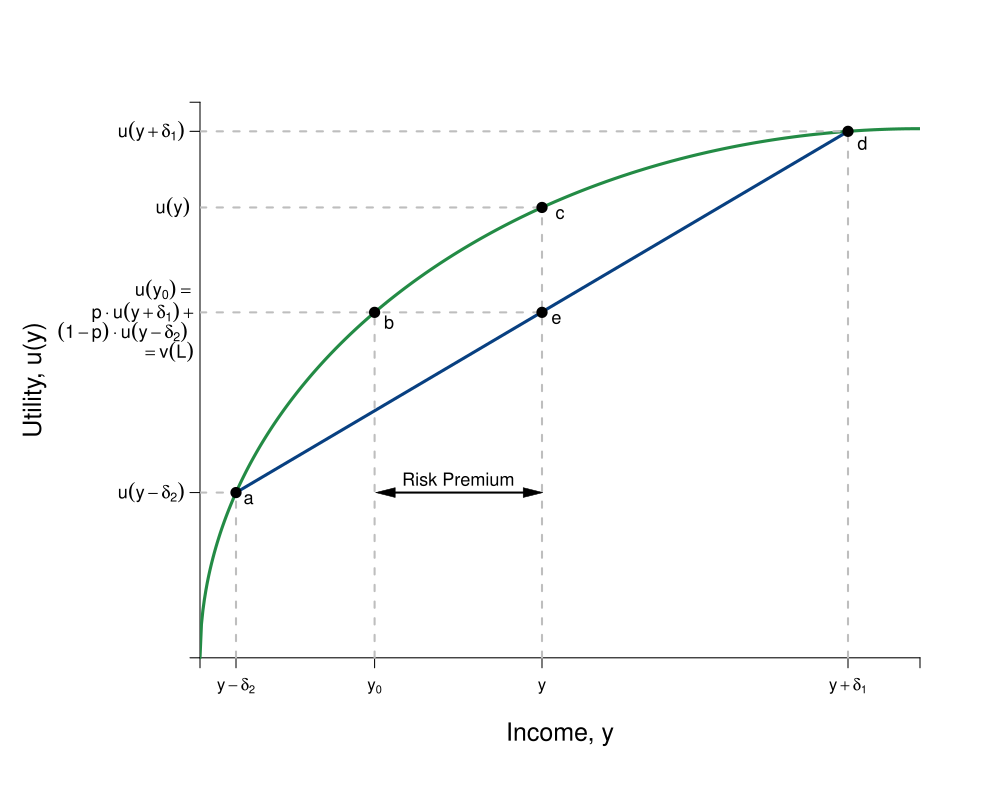

Here is the R script that generated this plot:
#Graph Designer(s): Simon Halliday, Riley Boeth '17, Scott Cohn
#Authors: Bowles and Halliday
#Title: Coordination, Conflict and Competition: A Text in Microeconomics

library(shape)
pdf(file = "risk/risk_averse_u_fair.pdf", width = 10, height = 8)

# Set parameters for graphics
axislabelsize <- 1.8
labelsize <- 1.5
namesize <- 1.8
annotatesize <- 1.5
graphlinewidth <- 2
segmentlinewidth <- 1.5

COL <- c("#7fc97f", "#beaed4", "#fdc086", "#ffff99", "#386cb0", "#f0027f", "#bf5b17", "#666666")
COLA <- c("#e0f3db", "#99d8c9","#66c2a4","#41ae76", "#238b45", "#005824")
COLB <- c("#c6dbef", "#4eb3d3", "#2b8cbe", "#0868ac","#084081")
COLC <- c("#fcfbfd", "#efedf5", "#dadaeb", "#bcbddc", "#9e9ac8", "#807dba", "#6a51a3", "#54278f", "#3f007d")
grays <- gray.colors(25, start = 1, end = 0)

#Edited the margins to cater for the larger LHS labels
par(mar =  c(5, 12, 1, 1))

#Concave utility of wealth function

ConcaveU <- function(x){
  (1600 - (x - 40)^2)^(1/2)
}

#Add limits on axes and levels of utility for each indifference curve
ylims <- c(0, 42)
xlims <- c(0, 40)

npts <- 501 
x <- seq(xlims[1], xlims[2], length.out = npts)
y <- seq(ylims[1], ylims[2], length.out = npts) 

plot(0, 0, xlim = xlims, ylim = ylims, type = "n",
     xlab = expression(paste("")),
     ylab = expression(paste("")), 
     xaxt = "n", 
     yaxt = "n", 
     cex.lab = axislabelsize, 
     bty = "n", 
     xaxs = "i" 
     #yaxs="i"
)

#x and y limits with plain axes without ticks/numbers to match previous graph

ticksy <- c(0, ConcaveU(2), ConcaveU(36), ylims[2])
ylabels <- c(NA, NA, NA, ylims[2])
ticksx <- c(0, 2, 9.7, 19, 36, xlims[2])
xlabels <- c(NA, expression(paste(y - delta[2])), expression(paste(y[0])), expression(paste(y)), expression(paste(y + delta[1])), NA)

axis(1,at = ticksx,  pos = 0, labels = xlabels, cex.axis = labelsize)
axis(2,at = ticksy,  pos = 0, labels = FALSE, las = 1, cex.axis = labelsize)

npts <- 500 
xx1 <- seq(xlims[1], xlims[2], length.out = npts)
xx2 <- seq(0, xlims[2], length.out = npts)
xx3 <- seq(xlims[1], 0, length.out = npts)
xx4 <- seq(-11, 0, length.out = npts)

#Axis labels and draw linear utility function
mtext(expression(paste("Income, y")), side = 1, line = 2.5, cex = axislabelsize)
text(-10, 0.5*ylims[2], expression(paste("Utility, u(y)")), xpd = TRUE, cex = axislabelsize, srt = 90) 

lines(xx1, ConcaveU(xx1), col = COLA[5], lwd = graphlinewidth)

#Add line from pt a to pt c

segments(2, ConcaveU(2), 36, ConcaveU(36), lty = 1, col = COLB[4] , lwd = graphlinewidth)


#Label 5 points on line

text(2.7, ConcaveU(2)-.5, expression(paste("a")), cex = labelsize)
segments(2, 0, 2, ConcaveU(2), lty = 2, col = grays[20], lwd = segmentlinewidth)
segments(0, ConcaveU(2), 2, ConcaveU(2), lty = 2, col = grays[20], lwd = segmentlinewidth)
points(2, ConcaveU(2), pch = 16, col = "black", cex = 1.5)


text(19+1, ConcaveU(19)-.5, expression(paste("c")), cex = labelsize)
segments(19, 0, 19, ConcaveU(19), lty = 2, col = grays[20], lwd = segmentlinewidth)
segments(0, ConcaveU(19), 19, ConcaveU(19), lty = 2, col = grays[20], lwd = segmentlinewidth)
points(19, ConcaveU(19), pch = 16, col = "black", cex = 1.5)

text(19.8, ConcaveU(9.7)-.5, expression(paste("e")), cex = labelsize)
segments(0, ConcaveU(9.7), 19, ConcaveU(9.7), lty = 2, col = grays[20], lwd = segmentlinewidth)
points(19, ConcaveU(9.7), pch = 16, col = "black", cex = 1.5)

text(9.7 + 0.8, ConcaveU(9.7)-.75, expression(paste("b")), cex = labelsize)
segments(9.7, 0, 9.7, ConcaveU(9.7), lty = 2, col = grays[20], lwd = segmentlinewidth)
points(9.7, ConcaveU(9.7), pch = 16, col = "black", cex = 1.5)

text(36.8, ConcaveU(36)-.9, expression(paste("d")), cex = labelsize)
segments(36, 0, 36, ConcaveU(36), lty = 2, col = grays[20], lwd = segmentlinewidth)
segments(0, ConcaveU(36), 36, ConcaveU(36), lty = 2, col = grays[20], lwd = segmentlinewidth)
points(36, ConcaveU(36), pch = 16, col = "black", cex = 1.5)


text(-2.7, ConcaveU(36), expression(paste(u(y + delta[1]))), xpd = TRUE, cex = labelsize)
text(-1.95, ConcaveU(9.7) + 1.7, expression(paste(u(y[0]) == phantom() )),  xpd = TRUE, cex = labelsize)
text(-3.1, ConcaveU(9.7), expression(paste(p%.%u(y +  delta[1]) + phantom())),  xpd = TRUE, cex = labelsize)
text(-4.3, ConcaveU(9.7) - 1.5, expression(paste((1 - p)%.%u(y - delta[2]))),  xpd = TRUE, cex = labelsize)
text(-1.8, ConcaveU(9.7) - 3, expression(paste(phantom() == v(L))),  xpd = TRUE, cex = labelsize)
text(-2.7, ConcaveU(2), expression(paste(u(y - delta[2]))),  xpd = TRUE,  cex = labelsize)
text(-1.5, ConcaveU(19), expression(paste(u(y))),  xpd = TRUE,  cex = labelsize)

#Add risk premium distance arrow and label

Arrows(10.3, ConcaveU(2), 19 - 0.5, ConcaveU(2), col = "black", lty = 1, lwd = 2, code = 3, arr.type = "triangle", arr.lwd = 0.5)
text((19 + 9.7)/2, ConcaveU(2) + 1.5, expression(paste("Risk premium")),  xpd = TRUE,  cex = labelsize)


dev.off()
